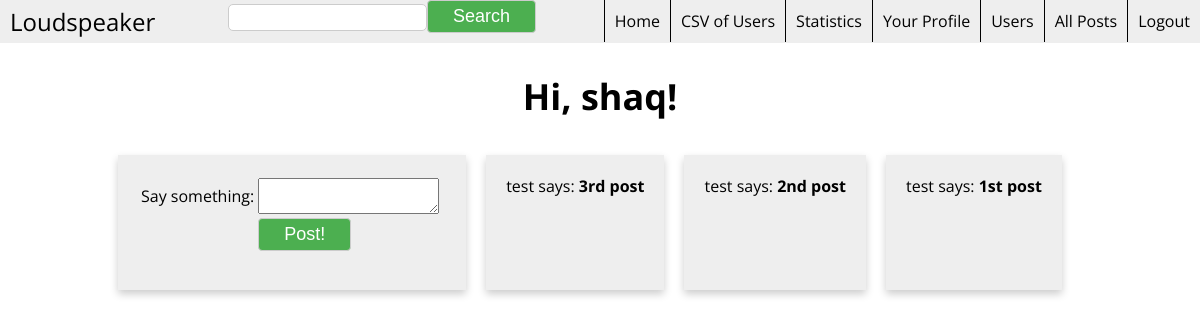
/index (signed in), run on an earlier commit of the app's database.
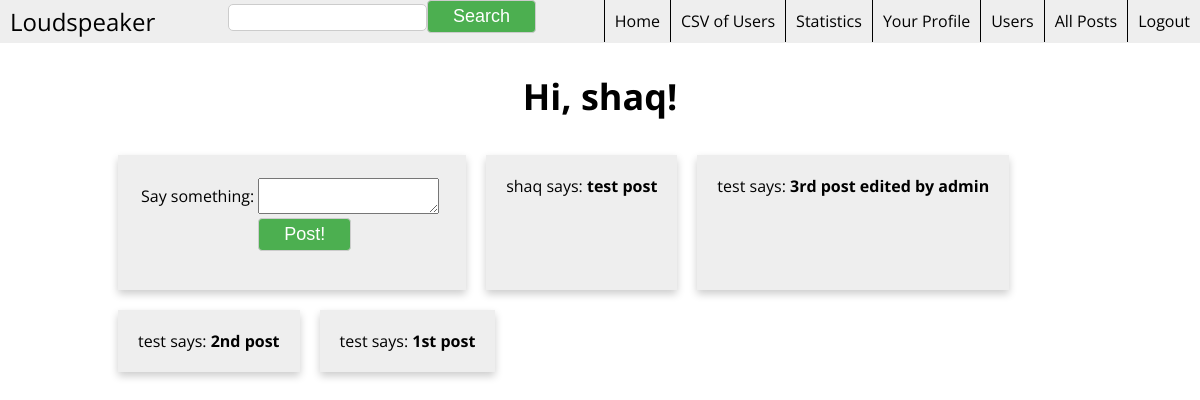
And on a later commit of the database.
### app/models.py (models this page shows, shortened)
class Post(db.Model):
    __searchable__ = ['body']
    id = db.Column(db.Integer, primary_key = True)
    body = db.Column(db.String(140))
    timestamp = db.Column(db.DateTime)
    user_id = db.Column(db.Integer, db.ForeignKey('user.id'))

class User(db.Model):
    id = db.Column(db.Integer, primary_key = True)
    username = db.Column(db.String(64), index=True, unique=True)
    nickname = db.Column(db.String(64), index=True, unique = False)
    firstname = db.Column(db.String(64), index=True, unique = False)
    lastname = db.Column(db.String(64), index=True, unique=False)
    password = db.Column(db.String(120), index = True, unique = False)
    email = db.Column(db.String(120), index=True, unique=True)
    posts = db.relationship('Post', backref = 'author', lazy = 'dynamic')
    about_me = db.Column(db.String(140))
    last_seen = db.Column(db.DateTime)
    is_admin = db.Column(db.Boolean)
    followed = db.relationship('User',
                               secondary=followers,
                               primaryjoin=(followers.c.follower_id == id),
                               secondaryjoin=(followers.c.followed_id == id),
                               backref=db.backref('followers', lazy='dynamic'),
                               lazy='dynamic')
    @property
    def is_authenticated(self):
        return True
    def followed_posts(self):
        return Post.query.join(followers, (followers.c.followed_id == Post.user_id)).filter(followers.c.follower_id == self.id).order_by(Post.timestamp.desc())

### app/views.py (the view)
@app.route('/', methods=['GET', 'POST'])
@app.route('/index', methods=['GET', 'POST'])
@login_required
def index():
    form = PostForm()
    if form.validate_on_submit():
        post = Post(body=form.post.data, timestamp=datetime.utcnow(), author=g.user)
        db.session.add(post)
        db.session.commit()
        flash('Your post is now live!')
        return redirect(url_for('index'))
    posts = g.user.followed_posts().order_by(Post.timestamp.desc()).all()
    return render_template('index.html',
                           title='Home',
                           form=form,
                           posts=posts)

### app/forms.py
class SearchForm(Form):
    search = StringField('search', validators=[DataRequired()])

class PostForm(Form):
    post = TextAreaField('post', validators=[DataRequired()])

### app/views.py (called while the page is built)
@lm.user_loader
def load_user(id):
    return User.query.get(int(id))

@app.before_request
def before_request():
    g.user = current_user
    if g.user.is_authenticated:
        g.user.last_seen = datetime.utcnow()
        db.session.add(g.user)
        db.session.commit()
        g.search_form = SearchForm()

### app/templates/index.html (shortened to what this page needs)
{% extends "base.html" %}
{% block content %}
<h1 class="title-big">Hi, {{ g.user.nickname }}!</h1>
<div class="flex">
  <div class="card">
    <form action="" method="post" name="post">
      <table>
        <tr>
          <td>Say something:</td>
          <td>{{ form.post(size=30, maxlength=140) }}</td>
          <td>
          </td>
        </tr>
        <tr>
          <td></td>
          <td><input type="submit" value="Post!"></td>
          <td></td>
        </tr>
      </table>
    </form>
  </div>
  {% for post in posts %}
  {% include 'post.html' %}
  {% endfor %}
</div>
{% endblock %}

### app/templates/post.html
<div class="card">
  {{ post.author.nickname }} says: <b>{{ post.body }}</b>
</div>

What changed in the data, as far as the page shows it:
added Post: author.nickname "shaq", body "test post"
changed Post: body "3rd post" → "3rd post edited by admin"
